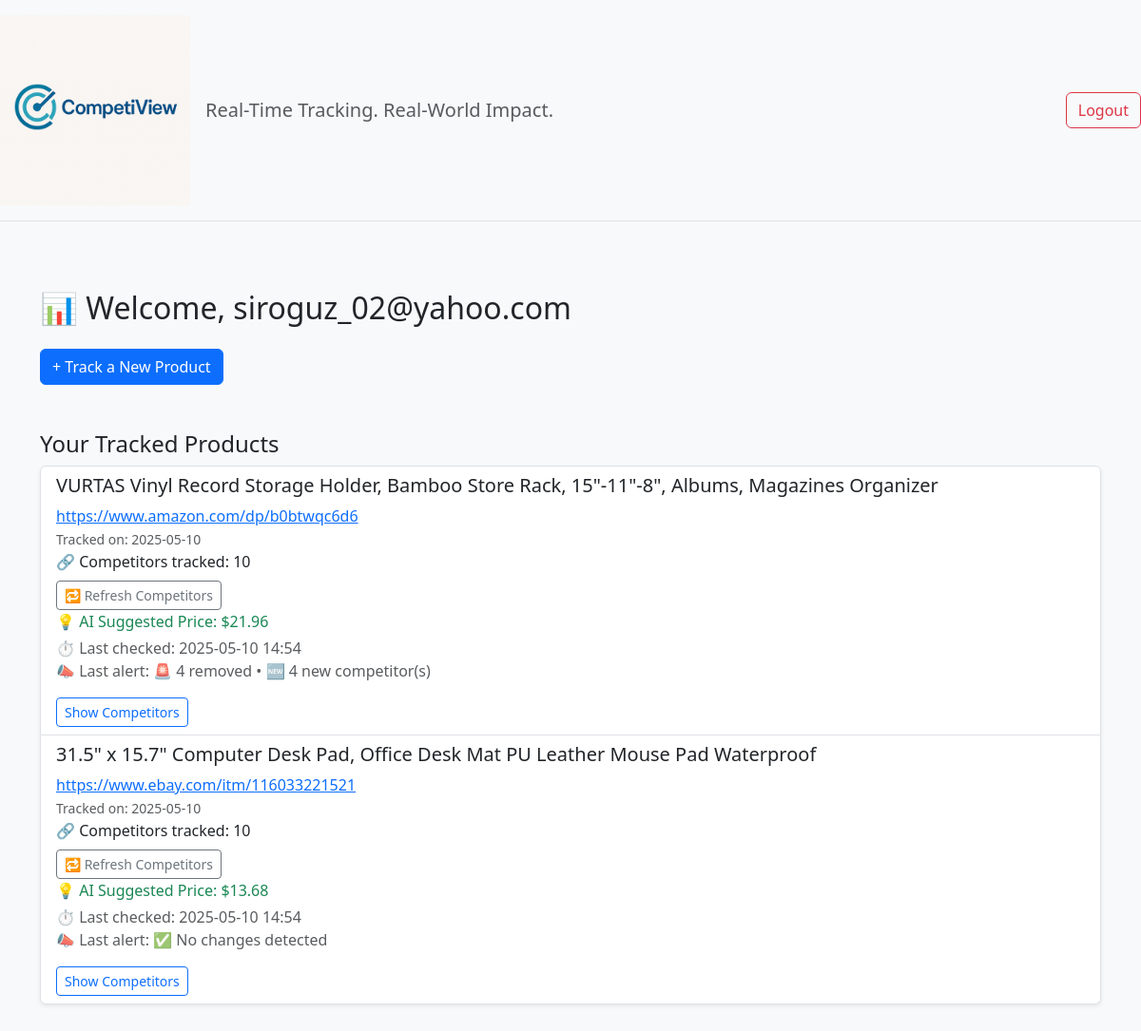
The app's page /dashboard (signed in) with its own data.
### competiview.py (models this page shows)
class User(UserMixin, db.Model):
    __tablename__ = 'users'
    id = db.Column(db.Integer, primary_key=True)
    email = db.Column(db.String, unique=True, nullable=False)
    password = db.Column(db.String, nullable=False)
    @staticmethod
    def get(user_id):
        return User.query.get(user_id)

### models.py (models this page shows)
class TrackedItem(db.Model):
    id = db.Column(db.Integer, primary_key=True)
    user_id = db.Column(db.Integer, nullable=False)
    url = db.Column(db.Text, nullable=False)
    title = db.Column(db.Text)
    keywords = db.Column(db.Text)
    created_at = db.Column(db.DateTime, default=db.func.current_timestamp())
    last_checked = db.Column(db.DateTime)
    last_alert_summary = db.Column(db.Text)
    price_min = db.Column(db.Float)
    price_max = db.Column(db.Float)
    max_competitors = db.Column(db.Integer)

### competiview.py (the view)
@app.route('/dashboard')
@login_required
def dashboard():
    items = TrackedItem.query.filter_by(user_id=current_user.id).all()
    enriched_items = []
    for item in items:
        competitors = CompetitorItem.query.filter_by(tracked_item_id=item.id).all()
        alert = AlertSetting.query.filter_by(tracked_item_id=item.id).first()
        suggested_price = suggest_price(competitors)
        enriched_items.append({
            "item": item,
            "competitor_count": len(competitors),
            "competitors": competitors,
            "alert": alert,
            "suggested_price": suggested_price  # ✅ add this
        })
    return render_template('dashboard.html', user=current_user, items=enriched_items)

### competiview.py (called while the page is built)
@login_manager.user_loader
def load_user(user_id):
    return User.get(user_id)

def suggest_price(competitors):
    prices = [c.price for c in competitors if c.price and c.price > 0]
    if not prices:
        return None
    avg_price = sum(prices) / len(prices)
    min_price = min(prices)
    undercut_price = round(min_price - 0.10, 2)
    safe_price = round((avg_price + min_price) / 2, 2)
    if max(prices) - min_price < 5:
        return undercut_price
    else:
        return safe_price

### templates/dashboard.html (shortened to what this page needs)
<!DOCTYPE html>
<html>
<head>
  <link href="https://cdn.jsdelivr.net/npm/bootstrap@5.3.2/dist/css/bootstrap.min.css" rel="stylesheet">
</head>
<body class="bg-light">
<header class="d-flex align-items-center justify-content-between py-3 mb-4 border-bottom">
  <div class="d-flex align-items-center">
    <img src="{{ url_for('static', filename='cvlogo.png') }}" alt="CompetiView Logo" height="200" class="me-3">
    <div>
      <p class="mb-0 fs-5 text-muted">Real-Time Tracking. Real-World Impact.</p>
    </div>
  </div>
  <a href="/logout" class="btn btn-outline-danger">Logout</a>
</header>
<div class="container py-5">
  <h2 class="mb-4">📊 Welcome, {{ user.email }}</h2>
  <div class="mb-4">
    <a href="/" class="btn btn-primary">+ Track a New Product</a>
  </div>
  <h4 class="mt-5">Your Tracked Products</h4>
  {% if items %}
    <ul class="list-group shadow-sm">
      {% for entry in items %}
        <li class="list-group-item">
          <h5>{{ entry.item.title }}</h5>
          <a href="{{ entry.item.url }}" target="_blank">{{ entry.item.url }}</a><br>
          <small class="text-muted">Tracked on: {{ entry.item.created_at.strftime('%Y-%m-%d') }}</small><br>
          <p class="mb-1">🔗 Competitors tracked: {{ entry.competitor_count }}</p>
            <form method="post" action="{{ url_for('refresh_competitors', item_id=entry.item.id) }}" style="display:inline;">
          <button type="submit" class="btn btn-sm btn-outline-secondary mt-1">
            🔁 Refresh Competitors
          </button>
        </form>
            {% if entry.suggested_price %}
                <p class="mb-1 text-success">💡 AI Suggested Price: ${{ entry.suggested_price }}</p>
            {% else %}
                <p class="text-muted mb-1">No price suggestion available.</p>
            {% endif %}
            <p class="text-muted">
                ⏱ Last checked: {{ entry.item.last_checked.strftime('%Y-%m-%d %H:%M') if entry.item.last_checked else 'Never' }}<br>
                📣 Last alert: {{ entry.item.last_alert_summary or 'None' }}
            </p>
          <button class="btn btn-sm btn-outline-primary" data-bs-toggle="collapse" data-bs-target="#comp_{{ entry.item.id }}">
            Show Competitors
          </button>
        </li>
      {% endfor %}
    </ul>
  {% else %}
    <p class="text-muted">You haven't tracked any products yet.</p>
  {% endif %}
</div>
</body>
</html>

### records on screen
User: email "siroguz_02@yahoo.com"
TrackedItem: item "VURTAS Vinyl Record Storage Holder, Bamboo Store Rack, 15\"-11\"-8\", Albums, Magazines Organizer", item "https://www.amazon.com/dp/b0btwqc6d6", item.created_at "2025-05-10", item.last_checked "2025-05-10 14:54", item "🚨 4 removed • 🆕 4 new competitor(s)"
TrackedItem: item "31.5\" x 15.7\" Computer Desk Pad, Office Desk Mat PU Leather Mouse Pad Waterproof", item "https://www.ebay.com/itm/116033221521", item.created_at "2025-05-10", item.last_checked "2025-05-10 14:54", item "✅ No changes detected"

### other values on screen
{{ entry.competitor_count }} "10" "10"
{{ entry.suggested_price }} "21.96" "13.68"
